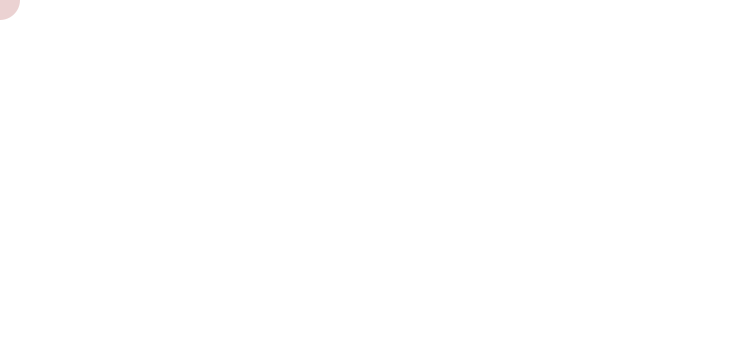
Frame 1 (no input)
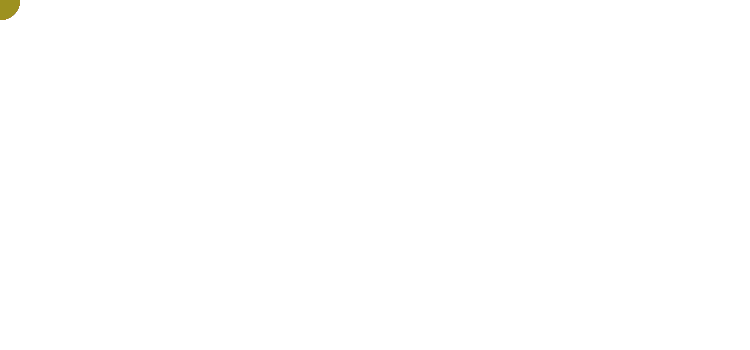
Frame 60 (the mouse pressed at the canvas centre just before this capture)
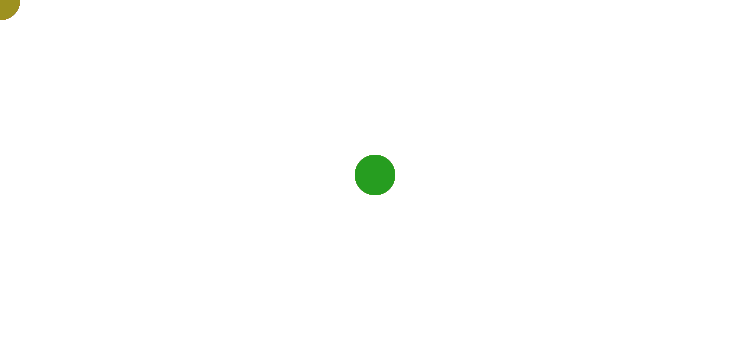
Frame 120 (the mouse held since frame 60 and released just before this capture)

The Processing sketch that drew these frames (run headless with seeded random() and noise(); from frame 60 on, the mouse is pressed at the canvas centre):

// Processing sketch: sketch06
// ── sketch06.pde
int hue = 0;

void setup() {
  size(750, 350);
  background(255);
  colorMode(HSB, 360, 100, 100, 100);
  noStroke();
}

void draw() {
  hue = (hue + 1) % 361;
  fill(hue, 80, 60, 20);
  ellipse(mouseX, mouseY, 40, 40);
}
